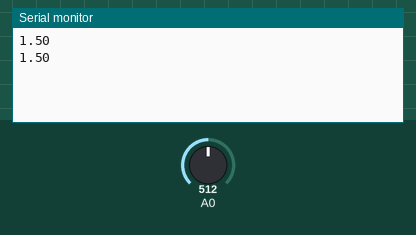
Simulated run of this sketch. Board: Arduino Uno, built with avr-gcc and run on an emulated ATmega328P. On the bench: the last lines printed to the serial monitor. The test bench sets the inputs (shaded band); at power-on: A0 = 512.

Above: at 1.8 s.
1.9 s: A0 set to 716
At 2.8 s:
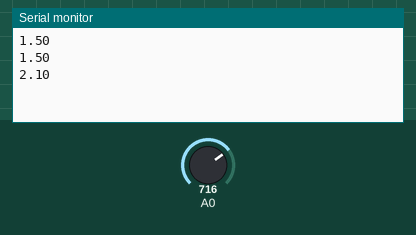
3.4 s: A0 set to 900
At 4.8 s:
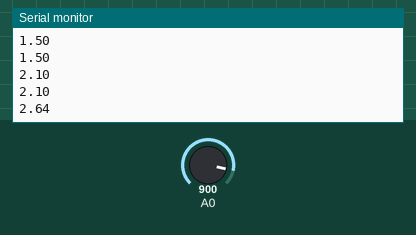
Timing chart, 0 to 6.4 s (numbered marks = the images above; inputs shaded):
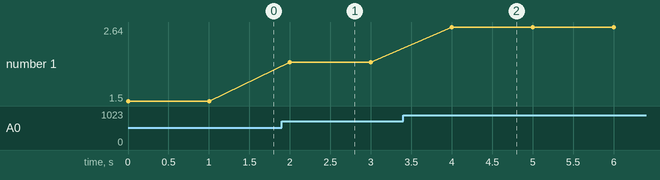

The sketch:

LDR_local.ino
```cpp
/*
 * Interface LDR with NodeMCU
 * By TheCircuit
 */
void setup() {
  // initialize serial communication at 9600 bits per second:
  Serial.begin(115200);
}

void loop() {
  // read the input on analog pin 0:
  int sensorValue = analogRead(A0);

  // Convert the analog reading (which goes from 0 - 1023) to a voltage (0 - 5V):
  float voltage = sensorValue * (3.0 / 1023.0);

  // print out the value you read:
  Serial.println(voltage);
  delay(1000);
}
```

Measured:
- after the input at 1.9 s, the serial monitor: prints a new line after 0.10 s (image 1)
- after the input at 3.4 s, the serial monitor: prints a new line after 0.60 s (image 2)
- plotted number 1: 1.5 → 2.1 after the input at 1.9 s, 2.1 → 2.64 after the input at 3.4 s
